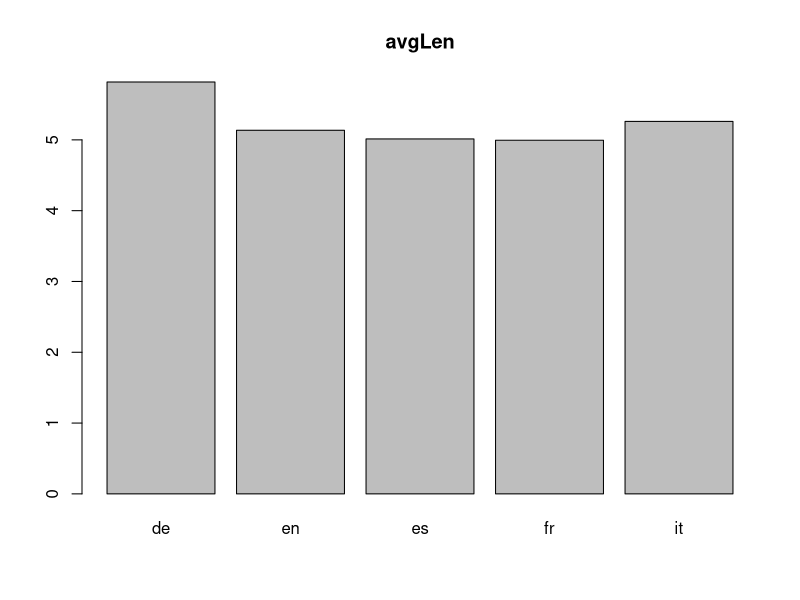
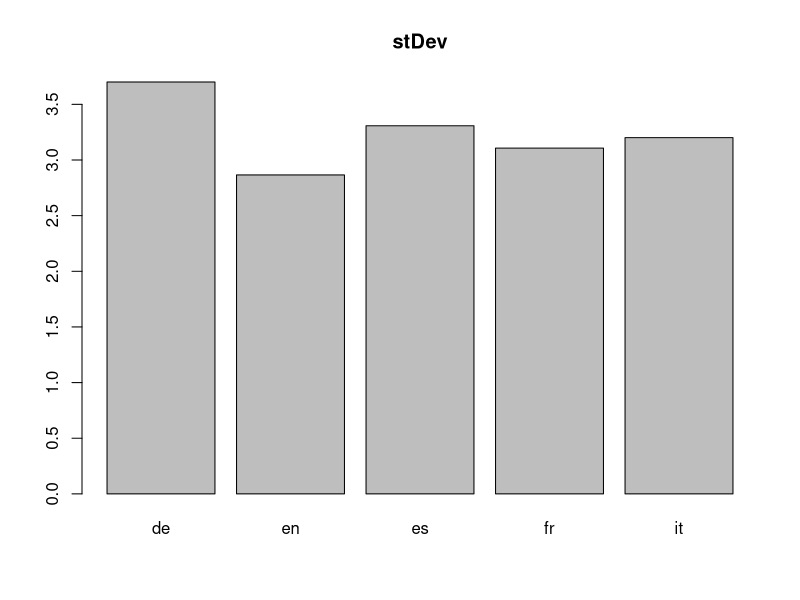
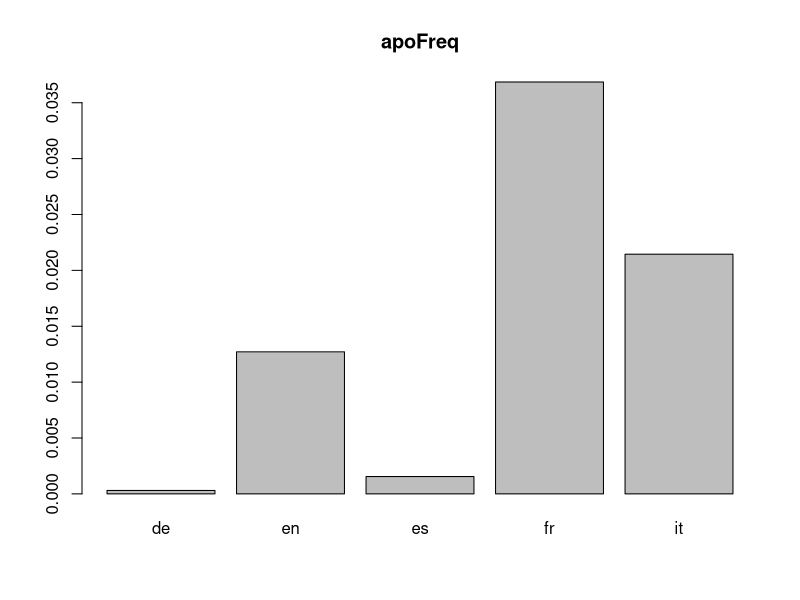

Source code (R) for these figures, in order:
setwd("D:/Classes/B365/Data")
data = read.csv("data.csv",stringsAsFactors=FALSE, sep=",")

labels = colnames(table(data$avgLen, data$label))
num_labels = length(labels)

values = c(1, 2, 4)
value_names = colnames(data)[values]

averages = matrix(nrow = 4, ncol = num_labels)

for (label in 1:num_labels) {
  label_data = data[data[,5] == labels[label],]
  for (val in values) {
    averages[val, label] = sum(label_data[,val]) / nrow(label_data)
  }
}
averages = averages[-3,]
colnames(averages) = labels
rownames(averages) = value_names
print(averages)

for (row in 1:nrow(averages)) {
  barplot(averages[row,], main=value_names[row])
}


for (label in 1:num_labels) {
  label_data = data[data[,5] == labels[label],]
  print(table(label_data[,3], label_data[,5]))
}